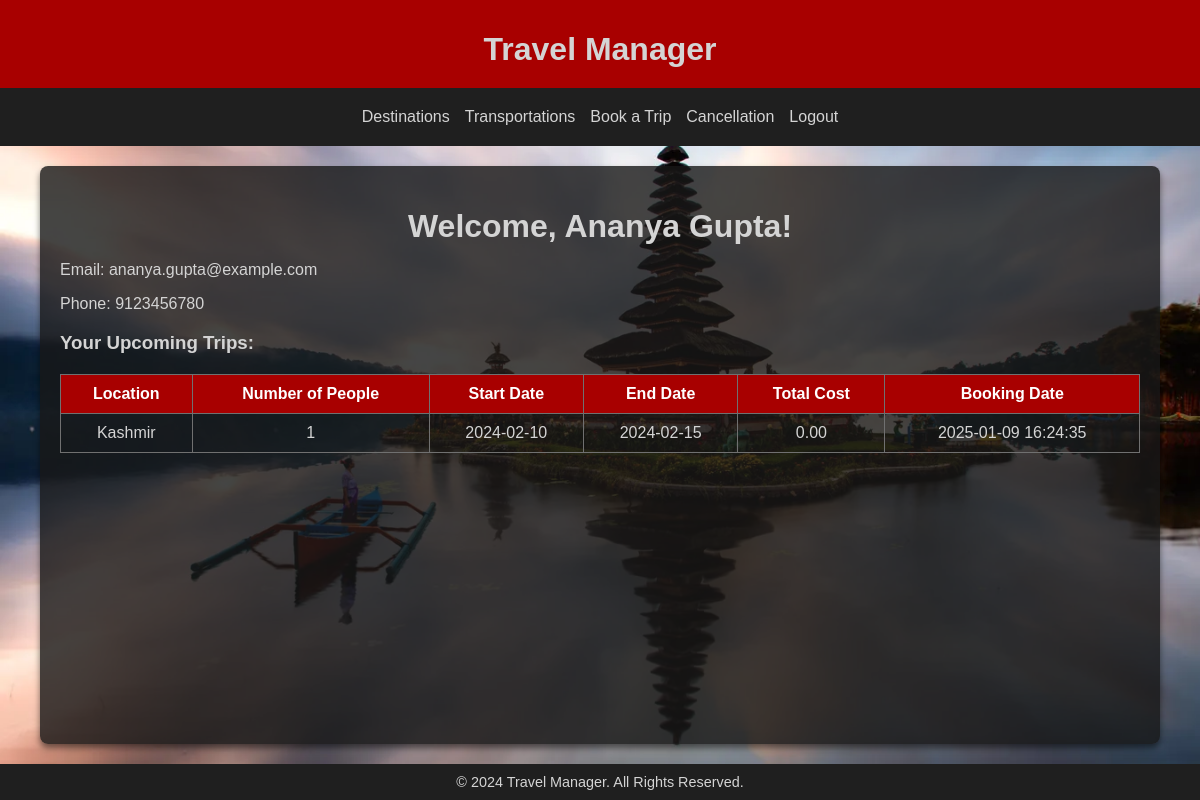
/php/user_home.php (signed in), run on the app's committed database.
### tables this page shows
CREATE TABLE Users (
    UserID INT AUTO_INCREMENT PRIMARY KEY,
    UserName VARCHAR(50) NOT NULL,
    Email VARCHAR(100) UNIQUE NOT NULL,
    PhoneNumber VARCHAR(15) NOT NULL,
    PasswordHash VARCHAR(255) NOT NULL
);

CREATE TABLE Bookings (
    BookingID INT AUTO_INCREMENT PRIMARY KEY,
    UserID INT NOT NULL,
    DestinationID INT NOT NULL,
    NumberOfPeople INT NOT NULL CHECK (NumberOfPeople > 0),
    TripStartDate DATE NOT NULL,
    TripEndDate DATE NOT NULL,
    TotalCost DECIMAL(10, 2) NOT NULL,
    BookingDate DATETIME DEFAULT CURRENT_TIMESTAMP,
    TransportID INT,
    FOREIGN KEY (UserID) REFERENCES Users(UserID) ON DELETE CASCADE,
    FOREIGN KEY (DestinationID) REFERENCES Destinations(DestinationID) ON DELETE CASCADE, 
    FOREIGN KEY (TransportID) REFERENCES Transportation(TransportID) ON DELETE CASCADE
);

CREATE TABLE Destinations (
    DestinationID INT AUTO_INCREMENT PRIMARY KEY,
    LocationName VARCHAR(100) NOT NULL,
    PricePerPersonPerDay DECIMAL(10, 2) NOT NULL,  
    Description TEXT,
    Transportation VARCHAR(50)
);

### php/user_home.php (the view, shortened to what this page needs)
<?php
include 'database.php';
$userID = $_SESSION['UserID'];
try {
    $userStmt = $conn->prepare("SELECT UserName, Email, PhoneNumber FROM Users WHERE UserID = :user_id");
    $userStmt->execute(['user_id' => $userID]);
    $user = $userStmt->fetch(PDO::FETCH_ASSOC);
} catch (PDOException $e) {
    die("Error fetching user details: " . $e->getMessage());
}
try {
    $bookingStmt = $conn->prepare("SELECT b.BookingID, d.LocationName, b.NumberOfPeople, b.TotalCost, b.BookingDate, b.TripStartDate, b.TripEndDate
                                   FROM Bookings b
                                   JOIN Destinations d ON b.DestinationID = d.DestinationID
                                   WHERE b.UserID = :user_id");
    $bookingStmt->execute(['user_id' => $userID]);
    $bookings = $bookingStmt->fetchAll(PDO::FETCH_ASSOC);
} catch (PDOException $e) {
    die("Error fetching bookings: " . $e->getMessage());
}
?>
<!DOCTYPE html>
<html lang="en">
<head>
</head>
<body>
    <header>
        <h1>Travel Manager</h1>
    </header>
    <nav>
        <div class="navbar-menu">
            <a href="destinations.php">Destinations</a>
            <a href="transport.php">Transportations</a>
            <a href="book.php">Book a Trip</a>
            <a href="trip_cancellation.php">Cancellation</a>
            <a href="logout.php">Logout</a>
        </div>
    </nav>
    <div class="container">
        <h1>Welcome, <?= htmlspecialchars($user['UserName']) ?>!</h1>
        <p>Email: <?= htmlspecialchars($user['Email']) ?></p>
        <p>Phone: <?= htmlspecialchars($user['PhoneNumber']) ?></p>
        <h3>Your Upcoming Trips:</h3>
        <?php if (count($bookings) > 0): ?>
            <table>
                <tr>
                    <th>Location</th>
                    <th>Number of People</th>
                    <th>Start Date</th>
                    <th>End Date</th>
                    <th>Total Cost</th>
                    <th>Booking Date</th>
                </tr>
                <?php foreach ($bookings as $booking): ?>
                    <tr>
                        <td><?= htmlspecialchars($booking['LocationName']) ?></td>
                        <td><?= htmlspecialchars($booking['NumberOfPeople']) ?></td>
                        <td><?= htmlspecialchars($booking['TripStartDate']) ?></td>
                        <td><?= htmlspecialchars($booking['TripEndDate']) ?></td>
                        <td><?= htmlspecialchars($booking['TotalCost']) ?></td>
                        <td><?= htmlspecialchars($booking['BookingDate']) ?></td>
                    </tr>
                <?php endforeach; ?>
            </table>
        <?php else: ?>
            <p>You have no upcoming trips. <a href="book.php" class="btn-primary">Book Now</a></p>
        <?php endif; ?>
    </div>
    <footer>
        <p>&copy; 2024 Travel Manager. All Rights Reserved.</p>
    </footer>
</body>
</html>

### php/user_home.php (style rules this page uses)
body { font-family: Arial, sans-serif; margin: 0; padding: 0; background-color: #1f1f1f; background-image: url('../images/hero-background.webp'); background-size: cover; background-position: center; background-repeat: no-repeat; color: #d4d4d4; display: flex; flex-direction: column; min-height: 100vh; }
header { background-color: #a80000; color: white; padding: 10px 20px; text-align: center; }
nav { background-color: #1f1f1f; color: #d4d4d4; padding: 10px 20px; text-align: center; }
nav .navbar-menu { display: flex; justify-content: center; gap: 15px; margin: 10px 0; }
nav .navbar-menu a { color: #d4d4d4; text-decoration: none; font-size: 1rem; }
.container { width: 90%; max-width: 1200px; margin: 20px auto; background: rgba(23, 23, 23, 0.8); padding: 20px; border-radius: 8px; box-shadow: 0 4px 6px rgba(0, 0, 0, 0.5); flex: 1; }
h1 { margin-bottom: 10px; color: #d4d4d4; text-align: center; }
table { width: 100%; border-collapse: collapse; margin-top: 20px; }
table th, table td { border: 1px solid #707070; padding: 10px; text-align: center; }
table th { background-color: #a80000; color: white; }
footer p { background-color: #1f1f1f; color: #d4d4d4; padding: 10px 20px; text-align: center; margin: 0; font-size: 0.9rem; }

### data on the page
users: UserName "Ananya Gupta", Email "ananya.gupta@example.com", PhoneNumber "9123456780"
bookings: DestinationID.LocationName "Kashmir", NumberOfPeople "1", TripStartDate "2024-02-10", TripEndDate "2024-02-15", TotalCost "0.00", BookingDate "2025-01-09 16:24:35"
